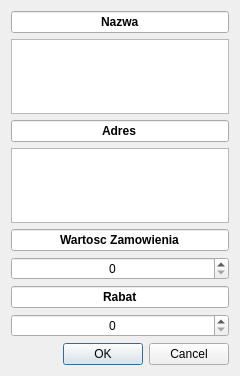
<?xml version="1.0" encoding="UTF-8"?>
<ui version="4.0">
 <class>Klient</class>
 <widget class="QDialog" name="Klient">
  <property name="geometry">
   <rect>
    <x>0</x>
    <y>0</y>
    <width>240</width>
    <height>376</height>
   </rect>
  </property>
  <property name="windowTitle">
   <string>Dialog</string>
  </property>
  <layout class="QVBoxLayout" name="verticalLayout">
   <item>
    <widget class="QLineEdit" name="lineEdit_2">
     <property name="font">
      <font>
       <bold>true</bold>
      </font>
     </property>
     <property name="text">
      <string>Nazwa</string>
     </property>
     <property name="alignment">
      <set>Qt::AlignCenter</set>
     </property>
    </widget>
   </item>
   <item>
    <widget class="QTextEdit" name="Nazwa"/>
   </item>
   <item>
    <widget class="QLineEdit" name="lineEdit">
     <property name="font">
      <font>
       <bold>true</bold>
      </font>
     </property>
     <property name="text">
      <string>Adres</string>
     </property>
     <property name="alignment">
      <set>Qt::AlignCenter</set>
     </property>
    </widget>
   </item>
   <item>
    <widget class="QTextEdit" name="Adres"/>
   </item>
   <item>
    <widget class="QLineEdit" name="lineEdit_3">
     <property name="font">
      <font>
       <bold>true</bold>
      </font>
     </property>
     <property name="text">
      <string>Wartosc Zamowienia</string>
     </property>
     <property name="alignment">
      <set>Qt::AlignCenter</set>
     </property>
    </widget>
   </item>
   <item>
    <widget class="QSpinBox" name="Wartosc">
     <property name="alignment">
      <set>Qt::AlignCenter</set>
     </property>
    </widget>
   </item>
   <item>
    <widget class="QLineEdit" name="lineEdit_4">
     <property name="font">
      <font>
       <bold>true</bold>
      </font>
     </property>
     <property name="text">
      <string>Rabat</string>
     </property>
     <property name="alignment">
      <set>Qt::AlignCenter</set>
     </property>
    </widget>
   </item>
   <item>
    <widget class="QSpinBox" name="Rabat">
     <property name="alignment">
      <set>Qt::AlignCenter</set>
     </property>
    </widget>
   </item>
   <item>
    <widget class="QDialogButtonBox" name="buttonBox">
     <property name="orientation">
      <enum>Qt::Horizontal</enum>
     </property>
     <property name="standardButtons">
      <set>QDialogButtonBox::Cancel|QDialogButtonBox::Ok</set>
     </property>
    </widget>
   </item>
  </layout>
 </widget>
 <resources/>
 <connections>
  <connection>
   <sender>buttonBox</sender>
   <signal>accepted()</signal>
   <receiver>Klient</receiver>
   <slot>accept()</slot>
   <hints>
    <hint type="sourcelabel">
     <x>248</x>
     <y>254</y>
    </hint>
    <hint type="destinationlabel">
     <x>157</x>
     <y>274</y>
    </hint>
   </hints>
  </connection>
  <connection>
   <sender>buttonBox</sender>
   <signal>rejected()</signal>
   <receiver>Klient</receiver>
   <slot>reject()</slot>
   <hints>
    <hint type="sourcelabel">
     <x>316</x>
     <y>260</y>
    </hint>
    <hint type="destinationlabel">
     <x>286</x>
     <y>274</y>
    </hint>
   </hints>
  </connection>
 </connections>
</ui>
